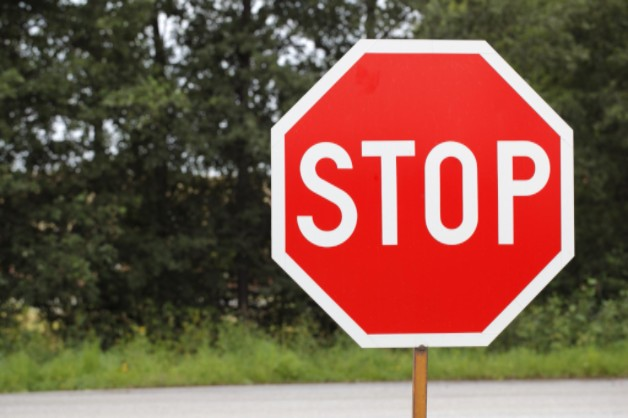
#> input picture Coding_Practice/Libraries/OpenCV/Detection/assets/stop_sign.jpg, 628 x 418 px
$ python area_perimeter.py
#> lines starting #> are read from the running program, lines starting #| are printed output that depends on the picture; after the words box and inside, x2 and y2 are one past the last pixel; in counts of white or black regions, pixels touching at a corner belong together; long printed decimals are rounded
# Area, Perimeter, and Centroids
import numpy as np
import cv2

img = cv2.imread('Detection/assets/stop_sign.jpg', 1)
#> img is the input picture: shape (418, 628, 3); mean B, G, R 73.4, 89.5, 127.3
# img = cv2.resize(img, (0,0), fx=0.5,fy=0.5)
gray = cv2.cvtColor(img, cv2.COLOR_BGR2GRAY)
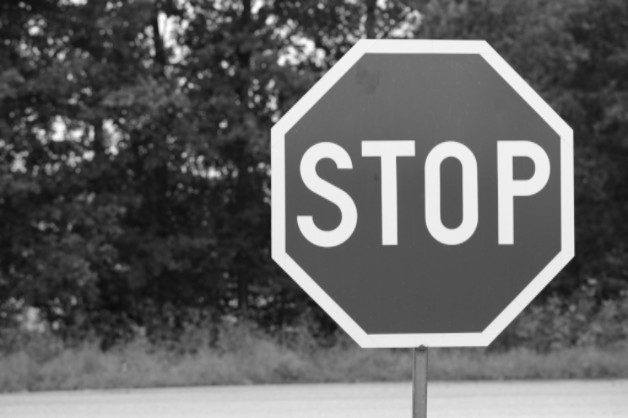
#> gray: shape (418, 628); min 10, max 254, mean 99

thresh = cv2.adaptiveThreshold(gray, 255, cv2.ADAPTIVE_THRESH_GAUSSIAN_C, cv2.THRESH_BINARY, 115, 1)
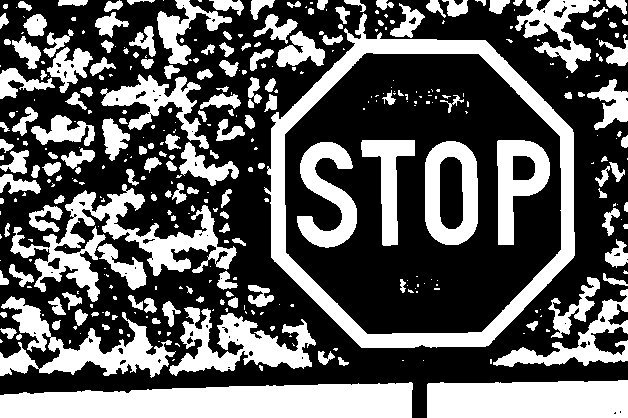
#> thresh: shape (418, 628); 37.4% white; 371 white regions (202 under 20 px)
cv2.imshow("Binary", thresh)

contours, hierarchy = cv2.findContours(thresh, cv2.RETR_TREE, cv2.CHAIN_APPROX_SIMPLE)
#> contours = 435 contours, 273 with area under 20; largest, box (x1, y1, x2, y2) and area: (264, 13, 575, 348) 77238, (284, 52, 562, 335) 64014, (0, 382, 413, 418) 11958, (427, 380, 628, 418) 6999, (10, 184, 237, 302) 6446

img2 = img.copy()
index = -1
thickness = 4
color = (255, 0, 255)

objects = np.zeros([img.shape[0], img.shape[1], 3], 'uint8')
for c in contours:
    cv2.drawContours(objects, [c], index, color, -1) # -1 means fill in

    area = cv2.contourArea(c) # in pixels^2
    perimeter = cv2.arcLength(c, True)

    # centroid = "center of mass"
    try:
        M = cv2.moments(c)
        cx = int( M['m10'] / M['m00'] )
        cy = int( M['m01'] / M['m00'] )
        cv2.circle(objects, (cx, cy), 4, (255,0,0), -1)
    except ZeroDivisionError:
        pass
    print(f'Area: {area}, Perimeter: {perimeter}')
#> this loop made 435 passes
#> (area, perimeter, cx, cy) on passes 1, 2, 10: (11958.5, 897.6, 219, 402), (6999, 475, 528, 399), (36.5, 31.9, 341, 361)
#| Area: 11958.5, Perimeter: 897.640
#| Area: 6999.0, Perimeter: 474.971
#| Area: 5.5, Perimeter: 9.071
#| Area: 4.0, Perimeter: 7.657
#| Area: 10.5, Perimeter: 14.243
#| Area: 0.0, Perimeter: 0.0
#| Area: 0.0, Perimeter: 2.0
#| Area: 4.0, Perimeter: 10.0
#> (further printed lines are left out)
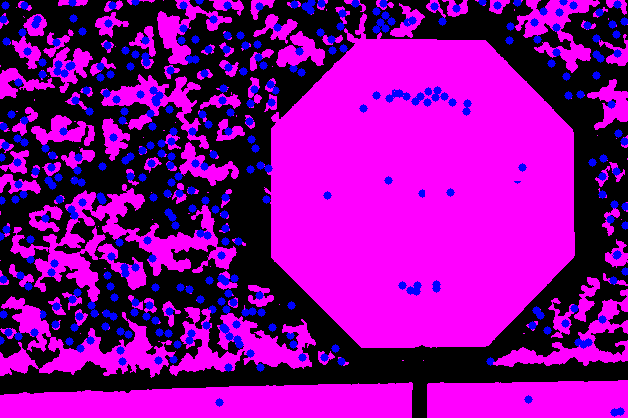
#> objects: shape (418, 628, 3); mean of channels 0, 1, 2 152.4, 0, 135.6; drawn as B, G, R

cv2.drawContours(img2, contours, index, color, thickness)
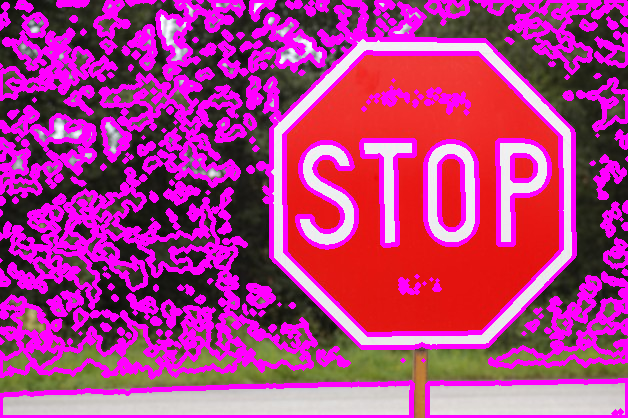
#> img2: shape (418, 628, 3); mean B, G, R 133.8, 57.4, 177.7
cv2.imshow("Contours", img2)

cv2.waitKey(0)
cv2.destroyAllWindows()

$ run again, with Coding_Practice/Libraries/OpenCV/Detection/assets/soccer_practice.jpg copied over Coding_Practice/Libraries/OpenCV/Detection/assets/stop_sign.jpg
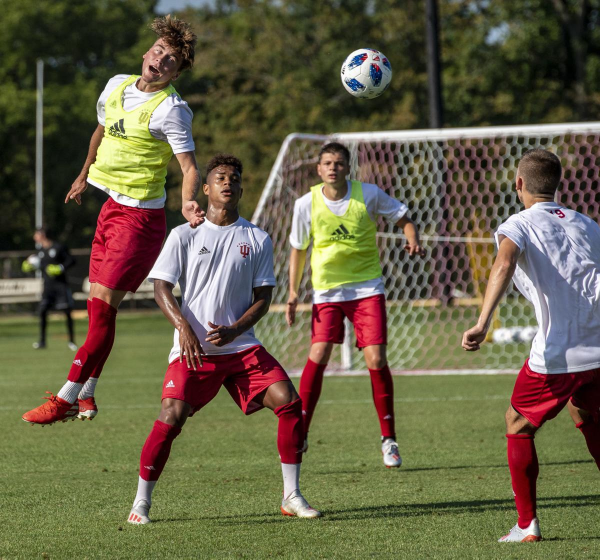
#> input picture Coding_Practice/Libraries/OpenCV/Detection/assets/soccer_practice.jpg, 1200 x 1119 px (shown at 1/2 size)
#> img is the input picture: shape (1119, 1200, 3); mean B, G, R 70.9, 96, 102.6
#> `thresh = cv2.adaptiveThreshold(gray, 255, cv2.ADAPTIVE_THRESH_GAUSSIAN..`:
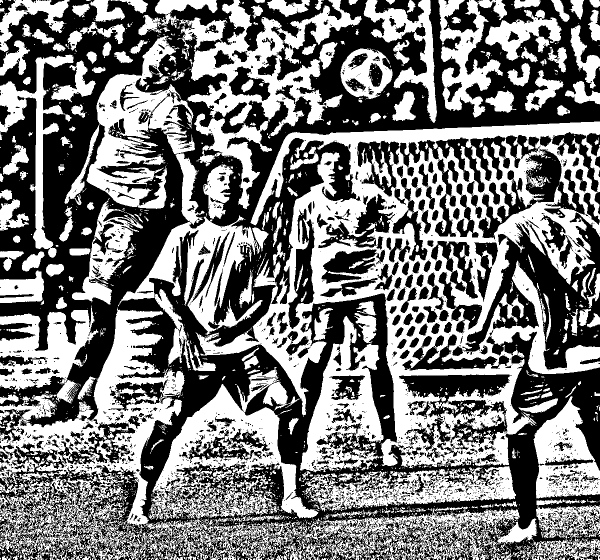
#> thresh: shape (1119, 1200) (shown at 1/2 size); 48.2% white; 2564 white regions (2181 under 20 px)
#> contours = 8301 contours, 7088 with area under 20; largest, box (x1, y1, x2, y2) and area: (391, 243, 1200, 937) 285640, (0, 617, 370, 1119) 95697, (355, 0, 723, 418) 50502, (297, 739, 637, 1044) 46294, (259, 1013, 1075, 1119) 38622
#> the loop `for c in contours:` made 8301 passes
#> (c, area, perimeter) on passes 1 to 3: ([[1192, 1118]], 0, 0), ([[1185, 1118]], 0, 0), ([[1171, 1118]], 0, 0)
#> (printed output is left out)
#> `cv2.drawContours(img2, contours, index, color, thickness)`:
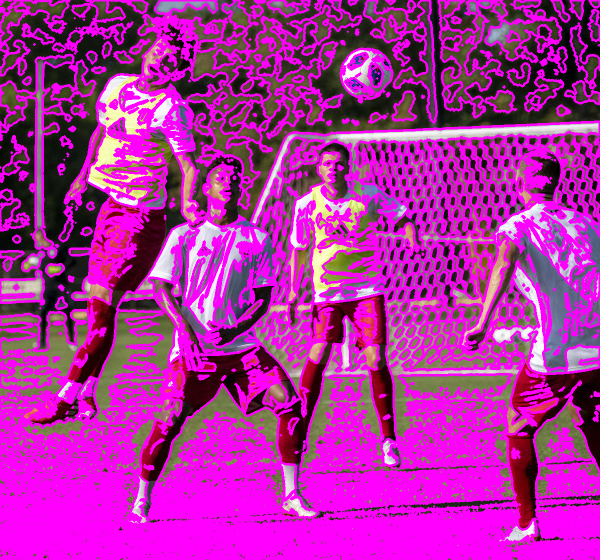
#> img2: shape (1119, 1200, 3) (shown at 1/2 size); mean B, G, R 157.3, 44, 171.5
